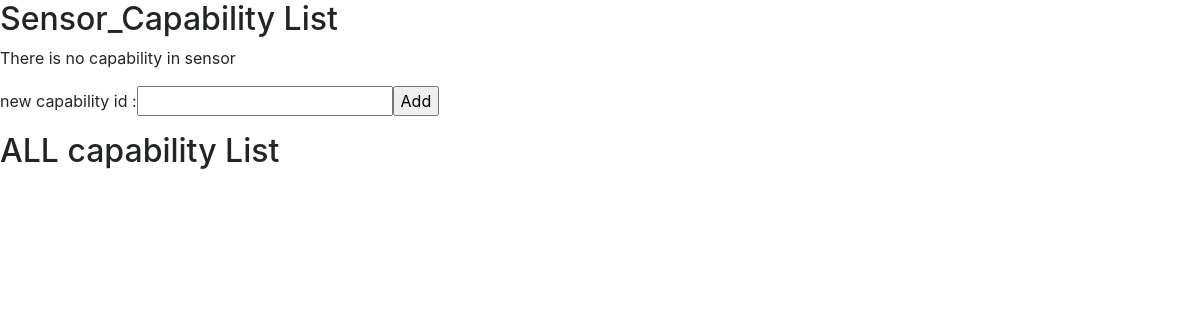
Page /api/v1/sensor/5351f49c-e2f1-4299-8059-df29f305396a/capability/ on the earlier database version.
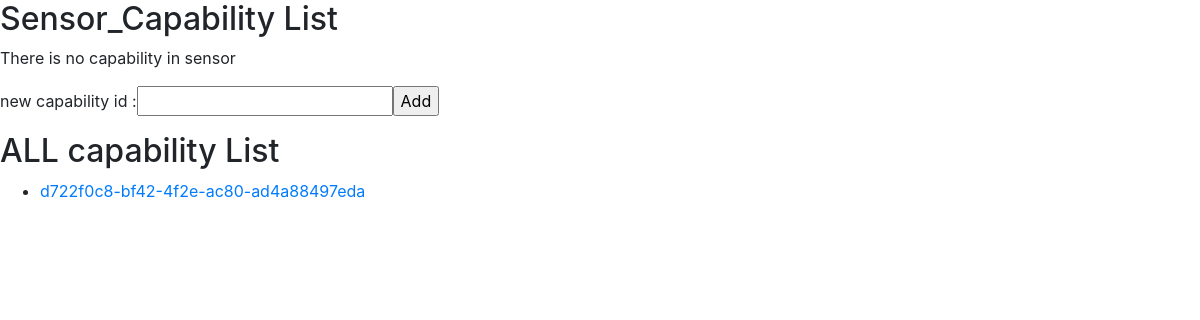
Same page on the later database version.
### capability/models.py (models this page shows)
class Capability(models.Model):
    id = models.CharField(max_length=36, primary_key=True, default=uuid.uuid4())
    key = models.CharField(max_length=50)
    label_ko = models.CharField(max_length=50)
    label_en = models.CharField(max_length=50)
    super_permission = models.IntegerField()
    user_permission = models.IntegerField()
    is_object = models.BooleanField()
    is_array = models.BooleanField()
    is_object_array = models.BooleanField()
    created_at = models.DateTimeField(auto_now_add=True)
    updated_at = models.DateTimeField(auto_now=True)

### sensor/views.py (the view, shortened to what this page needs)
# urls.py: path('<sensor_id>/capability/', views.sensor_capability)
@csrf_exempt
def sensor_capability(request, sensor_id):
    if request.method == 'GET':
        sensor_capability_list = Sensor_Capability.objects.filter(sensor_id=sensor_id)
        capability_list = Capability.objects.all()
        context = {'category': 'sensor', 'sub_category': 'capability', 'included_list': sensor_capability_list,
                   'sub_list': capability_list}
        return render(request, 'sensorcapabilityviewer.html', context)

### templates/sensorcapabilityviewer.html
{% load static %}
<link rel="stylesheet" type="text/css" href="{% static 'bootstrap.min.css' %}">
<h2>Sensor_Capability List</h2>
{% if included_list %}
    <ul>
    {% for included in included_list %}
        <div class = "form-inline form-group">
            <li><a href="{{ included.capability.id }}">{{ included.capability.id }}</a></li>
        </div>
    {% endfor %}
    </ul>
    {% else %}
    <p>There is no {{ sub_category }} in {{ category }}</p>
{% endif %}
<form method = "POST">
        <div class = "form-inline form-group">
            <label> new capability id : </label><label>
            <input name="id" type="text">
            <input type="submit" value = "Add">
        </label>
        </div>
</form>
<h2> ALL {{ sub_category }} List</h2>
{% if sub_list %}
    <ul>
    {% for item in sub_list %}
      <li><a href='/api/v1/{{ sub_category }}/{{ item.id }}'>{{ item.id }}</a></li>
    {% endfor %}
    </ul>
{% endif %}

Differences in the rows shown:
added Capability: id "d722f0c8-bf42-4f2e-ac80-ad4a88497eda"
